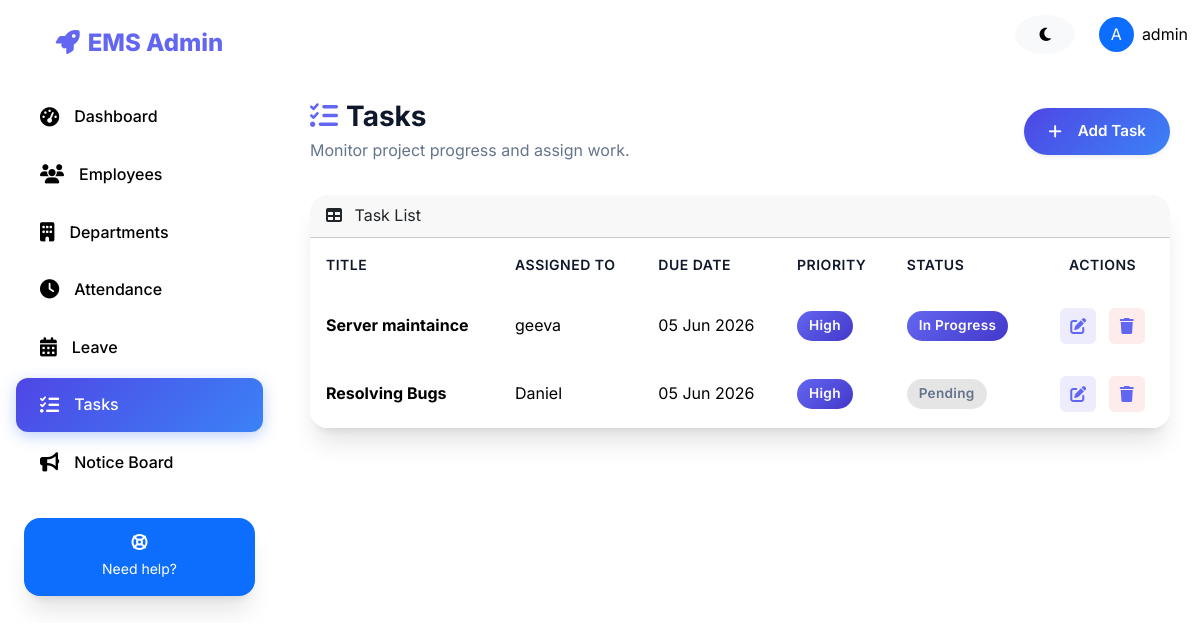
Page /task/ (signed in) on the committed database.
### employees/models.py (models this page shows, shortened)
class Task(models.Model):
    PRIORITY_CHOICES = (
        ('Low', 'Low'),
        ('Medium', 'Medium'),
        ('High', 'High'),
    )
    STATUS_CHOICES = (
        ('Pending', 'Pending'),
        ('In Progress', 'In Progress'),
        ('Completed', 'Completed'),
    )
    title = models.CharField(max_length=200)
    description = models.TextField(blank=True)
    assigned_to = models.ForeignKey(Employee, on_delete=models.CASCADE, related_name='tasks')
    assigned_by = models.ForeignKey(Employee, on_delete=models.SET_NULL, null=True, related_name='tasks_given')
    priority = models.CharField(max_length=20, choices=PRIORITY_CHOICES, default='Medium')
    status = models.CharField(max_length=20, choices=STATUS_CHOICES, default='Pending')
    due_date = models.DateField()
    created_at = models.DateTimeField(auto_now_add=True)

class Employee(models.Model):
    STATUS_CHOICES = (
        ('Active', 'Active'),
        ('Inactive', 'Inactive'),
    )
    ROLE_CHOICES = (
        ('Admin', 'Admin'),
        ('HR', 'HR'),
        ('Employee', 'Employee'),
    )
    user = models.OneToOneField(User, on_delete=models.CASCADE, null=True, blank=True)
    employee_id = models.CharField(max_length=20, unique=True, blank=True)
    name = models.CharField(max_length=100)
    email = models.EmailField(unique=True)
    mobile_number = models.CharField(max_length=15, blank=True)
    department = models.ForeignKey(Department, on_delete=models.SET_NULL, null=True, blank=True, related_name='employees')
    designation = models.CharField(max_length=100, blank=True)
    date_of_joining = models.DateField(default=timezone.now)
    employment_status = models.CharField(max_length=20, choices=STATUS_CHOICES, default='Active')
    address = models.TextField(blank=True)
    role = models.CharField(max_length=20, choices=ROLE_CHOICES, default='Employee')
    date_created = models.DateTimeField(auto_now_add=True)
    updated_at = models.DateTimeField(auto_now=True)
    class Meta:
        ordering = ['-date_created']

### employees/views.py (the view)
# urls.py: path('task/', views.task_list, name='task_list'),
@login_required(login_url='login')
def task_list(request):
    tasks = Task.objects.select_related('assigned_to', 'assigned_by').all().order_by('-created_at')
    paginator = Paginator(tasks, 15)
    page_obj = paginator.get_page(request.GET.get('page'))
    return render(request, 'employees/task_list.html', {'tasks': page_obj})

### templates/employees/task_list.html (shortened to what this page needs)
{% extends 'base.html' %}
{% block content %}
<div class="page-header d-flex justify-content-between align-items-center mb-4">
    <div>
        <h1 class="fw-bold mb-1"><i class="fas fa-tasks text-primary me-2"></i>Tasks</h1>
        <p class="text-muted mb-0">Monitor project progress and assign work.</p>
    </div>
    <a href="{% url 'task_assign' %}" class="btn btn-primary-gradient rounded-pill px-4 shadow-sm">
        <i class="fas fa-plus me-2"></i> Add Task
    </a>
</div>
<div class="card">
    <div class="card-header">
        <i class="fas fa-table" style="margin-right: 8px;"></i> Task List
    </div>
    <div class="table-responsive">
        <table class="table table-hover mb-0">
            <thead>
                <tr>
                    <th>Title</th>
                    <th>Assigned To</th>
                    <th>Due Date</th>
                    <th>Priority</th>
                    <th>Status</th>
                    <th style="text-align: center;">Actions</th>
                </tr>
            </thead>
            <tbody>
                {% for task in tasks %}
                <tr>
                    <td><strong>{{ task.title }}</strong></td>
                    <td>{{ task.assigned_to.name }}</td>
                    <td>{{ task.due_date|date:"d M Y" }}</td>
                    <td>
                        {% if task.priority == 'High' %}
                            <span class="badge badge-primary">High</span>
                        {% elif task.priority == 'Medium' %}
                            <span class="badge badge-warning">Medium</span>
                        {% else %}
                            <span class="badge" style="background: rgba(6, 182, 212, 0.1); color: var(--info-color);">Low</span>
                        {% endif %}
                    </td>
                    <td>
                        {% if task.status == 'Completed' %}
                            <span class="badge badge-success">Completed</span>
                        {% elif task.status == 'In Progress' %}
                            <span class="badge badge-primary">In Progress</span>
                        {% else %}
                            <span class="badge" style="background: rgba(0,0,0,0.1); color: var(--text-secondary);">Pending</span>
                        {% endif %}
                    </td>
                    <td style="text-align: center;">
                        <a href="{% url 'task_edit' task.id %}" class="action-btn action-btn-primary" title="Edit Task">
                            <i class="fas fa-edit"></i>
                        </a>
                        <a href="{% url 'task_delete' task.id %}" class="action-btn action-btn-danger" title="Delete Task">
                            <i class="fas fa-trash"></i>
                        </a>
                    </td>
                </tr>
                {% endfor %}
            </tbody>
        </table>
    </div>
</div>
{% endblock %}

### templates/base.html (shortened to what this page needs)
<!DOCTYPE html>
<html lang="en">
<head>
    <link href="https://cdn.jsdelivr.net/npm/bootstrap@5.3.3/dist/css/bootstrap.min.css" rel="stylesheet">
    <link rel="stylesheet" href="https://cdnjs.cloudflare.com/ajax/libs/font-awesome/6.5.1/css/all.min.css">
    <link rel="stylesheet" href="/static/css/style.css">
</head>
<body>
    <div class="ems-wrapper">
        {% if user.is_authenticated %}
        <aside class="ems-sidebar" id="emsSidebar">
            <div class="ems-sidebar-header">
                <i class="fas fa-rocket me-2"></i>EMS Admin
            </div>
            <nav class="ems-sidebar-nav">
                <a href="/" class="ems-nav-link {% if request.path == '/' %}active{% endif %}">
                    <i class="fas fa-tachometer-alt"></i>
                    <span>Dashboard</span>
                </a>
                <a href="/employees/" class="ems-nav-link {% if '/employees/' in request.path %}active{% endif %}">
                    <i class="fas fa-users"></i>
                    <span>Employees</span>
                </a>
                <a href="/departments/" class="ems-nav-link {% if '/departments/' in request.path %}active{% endif %}">
                    <i class="fas fa-building"></i>
                    <span>Departments</span>
                </a>
                <a href="/attendance/" class="ems-nav-link {% if '/attendance/' in request.path %}active{% endif %}">
                    <i class="fas fa-clock"></i>
                    <span>Attendance</span>
                </a>
                <a href="/leave/" class="ems-nav-link {% if '/leave/' in request.path %}active{% endif %}">
                    <i class="fas fa-calendar-alt"></i>
                    <span>Leave</span>
                </a>
                <a href="/task/" class="ems-nav-link {% if '/task/' in request.path %}active{% endif %}">
                    <i class="fas fa-tasks"></i>
                    <span>Tasks</span>
                </a>
                <a href="/notice/" class="ems-nav-link {% if '/notice/' in request.path %}active{% endif %}">
                    <i class="fas fa-bullhorn"></i>
                    <span>Notice Board</span>
                </a>
                <div class="mt-auto p-4">
                    <div class="card p-3 bg-primary text-white border-0 text-center rounded-4">
                        <i class="fas fa-life-ring mb-2"></i>
                        <small>Need help?</small>
                    </div>
                </div>
            </nav>
        </aside>
        {% endif %}
        <div class="w-100">
            <nav class="ems-navbar">
                <div class="container-fluid d-flex justify-content-between align-items-center">
                    <div class="ms-auto d-flex align-items-center gap-3">
                        {% if user.is_authenticated %}
                        <button class="btn btn-light rounded-circle" id="darkModeToggle"><i class="fas fa-moon"></i></button>
                        <div class="dropdown">
                            <div class="d-flex align-items-center gap-2 cursor-pointer" data-bs-toggle="dropdown">
                                <div class="avatar rounded-circle bg-primary text-white d-flex align-items-center justify-content-center" style="width: 35px; height:35px;">{{ user.username|first|upper }}</div>
                                <span>{{ user.username }}</span>
                            </div>
                        </div>
                        {% endif %}
                    </div>
                </div>
            </nav>
        <div class="main-content">
            {% block content %}{% endblock %}
        </div>
    </div>
</body>
</html>

### templates/base.html (style rules this page uses)
:root { --primary-gradient: linear-gradient(135deg, #4f46e5 0%, #3b82f6 100%); }
.btn-primary-gradient { background: var(--primary-gradient) !important; border: none !important; color: white !important; transition: all 0.3s ease !important; display: inline-flex !important; align-items: center !important; }

### templates/employees/task_list.html (style rules this page uses)
.page-header { display: flex; justify-content: space-between; align-items: center; margin-bottom: 32px; gap: 16px; flex-wrap: wrap; }
.page-header h1 { font-size: 1.75rem; font-weight: 700; color: var(--text-primary); margin: 0; }
.action-btn { width: 36px; height: 36px; padding: 0; display: inline-flex; align-items: center; justify-content: center; border-radius: 6px; transition: all var(--transition-fast); margin: 0 4px; }
.action-btn-primary { background: rgba(79, 70, 229, 0.1); color: var(--primary-color); }
.action-btn-danger { background: rgba(239, 68, 68, 0.1); color: var(--danger-color); }

### rows in the picture
Task: title "Server maintaince", assigned_to.name "geeva", due_date "05 Jun 2026", priority "High", status "In Progress"
Task: title "Resolving Bugs", assigned_to.name "Daniel", due_date "05 Jun 2026", priority "High", status "Pending"

### other values in the picture
{{ user.username|first|upper }} "A"
{{ user.username }} "admin"
